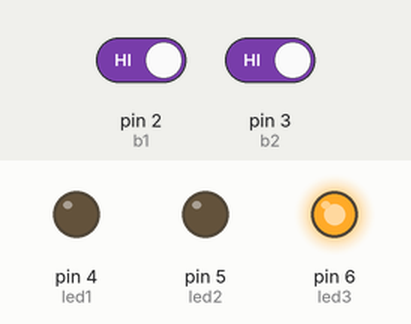
This sketch was run on a simulated Arduino Uno, built with avr-gcc and run on an emulated ATmega328P. Parts: output pins drawn as LEDs (lit = HIGH). Dashed ring = blinking. The test bench sets the inputs (shaded band); at power-on: pin 2 (b1) HIGH, pin 3 (b2) HIGH.

Above: at 1.4 s.
1.5 s: pin 2 (b1) driven LOW
At 1.95 s:
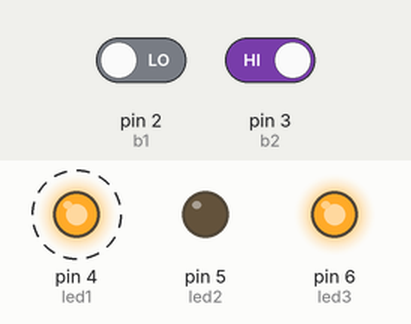
4.5 s: pin 3 (b2) driven LOW
At 4.95 s:
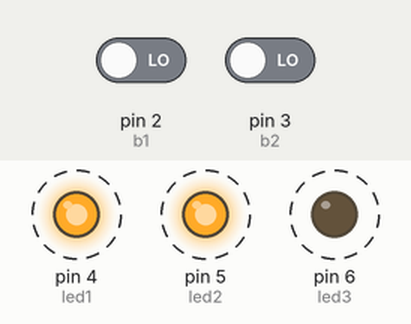
7.5 s: pin 2 (b1) driven HIGH
At 7.95 s:
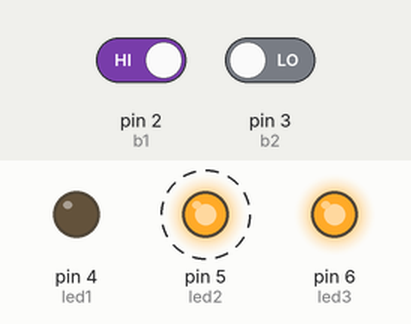
10.5 s: pin 3 (b2) driven HIGH
At 11.3 s:
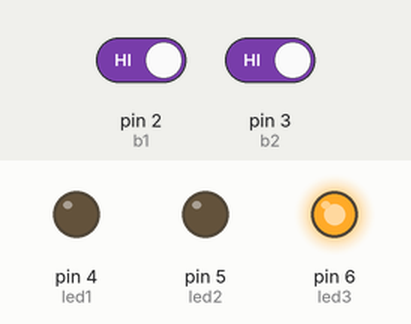
Timing chart, 0 to 13.0 s (numbered marks = the images above; inputs shaded):
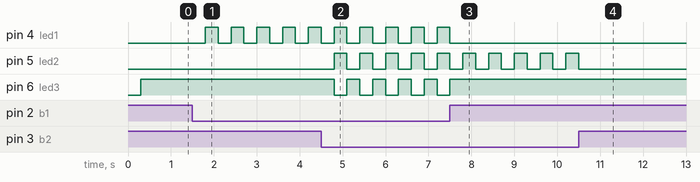

The sketch:

sketch_feb22a_NAND.ino
```cpp
int b1=2,b2=3,val1=0,val2=0;
int led1=4,led2=5,led3=6;

bool s1=false,s2=false,result=false;

bool nand(bool input1, bool input2) {
    return !(input1 && input2);
}


void setup() {
  pinMode(b1,INPUT);
  pinMode(b2,INPUT);
  pinMode(led1,OUTPUT);
  pinMode(led2,OUTPUT);
  pinMode(led3,OUTPUT);
}

void loop() {
  val1 = digitalRead(b1);
  delay(150);
  if(val1==0)
  {
    s1 = !s1;
  }
  val2 = digitalRead(b2);
  delay(150);
  if(val2==0)
  {
    s2 = !s2;
  }

  if(s1)
  {
    digitalWrite(led1,HIGH);
  }
  else
  {
    digitalWrite(led1,LOW);
  }

  if(s2)
  {
    digitalWrite(led2,HIGH);
  }
  else
  {
    digitalWrite(led2,LOW);
  }

  result = nand(s1,s2);

  if(result)
  {
    digitalWrite(led3,HIGH);
  }
  else
  {
    digitalWrite(led3,LOW);
  }

}
```

Measured:
- after the input at 1.5 s, pin 4 (led1): alternates HIGH for 0.30 s and LOW for 0.30 s, starting after 0.30 s
- after the input at 4.5 s, pin 5 (led2), pin 6 (led3): alternates HIGH for 0.30 s and LOW for 0.30 s, starting after 0.30 s
- after the input at 7.5 s, pin 4 (led1): goes on until 7.5 s, then stays LOW; pin 6 (led3): goes on until 7.5 s, then stays HIGH
- after the input at 10.5 s, pin 5 (led2): goes on until 10.5 s, then stays LOW
